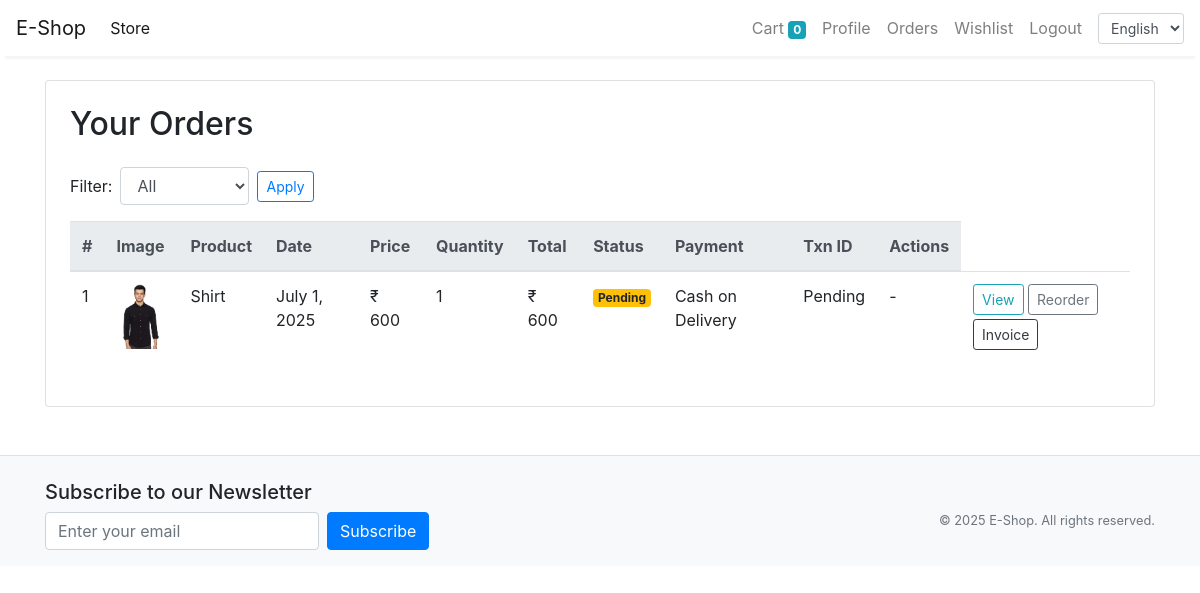
Page /orders (signed in) on the earlier database version.
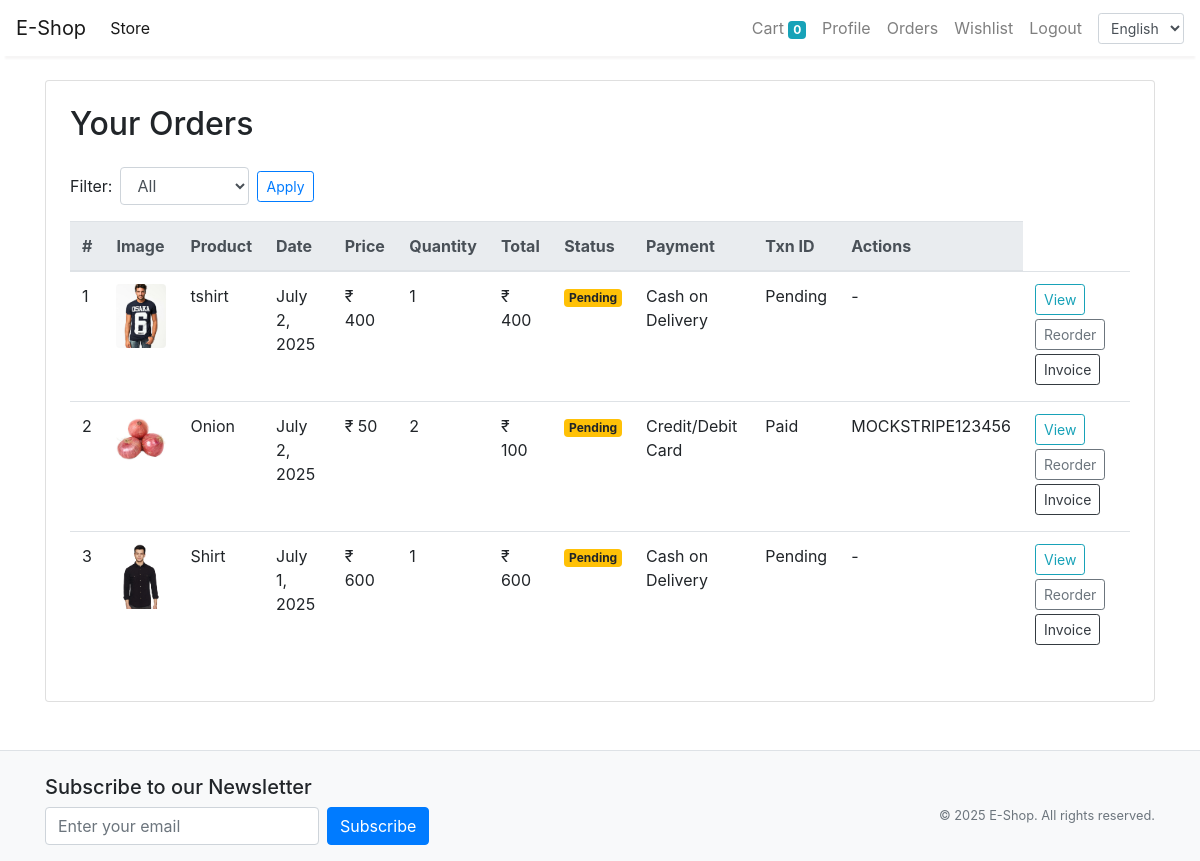
Same page on the later database version.
### store/models.py (models this page shows, shortened)
class Order(models.Model):
    PAYMENT_METHOD_CHOICES = [
        ('cod', 'Cash on Delivery'),
        ('card', 'Credit/Debit Card'),
        ('upi', 'UPI'),
        ('netbanking', 'Net Banking'),
    ]
    product = models.ForeignKey(Product,on_delete=models.CASCADE)
    customer = models.ForeignKey(Customer, on_delete=models.CASCADE)
    quantity = models.IntegerField(default=1)
    price = models.IntegerField()
    address = models.CharField(max_length=50, default='', blank=True)
    phone = models.CharField(max_length=50, default='', blank=True)
    date = models.DateField(default=datetime.datetime.today)
    status = models.BooleanField(default=False)
    payment_method = models.CharField(max_length=20, choices=PAYMENT_METHOD_CHOICES, default='cod')
    payment_status = models.CharField(max_length=20, default='pending')
    transaction_id = models.CharField(max_length=100, blank=True, null=True)

class Product(models.Model):
    name = models.CharField(max_length=100)
    price = models.IntegerField(default=0)
    category = models.ForeignKey(Category,on_delete=models.CASCADE,default=1)
    brand = models.ForeignKey('Brand', on_delete=models.SET_NULL, null=True, blank=True)
    tags = models.ManyToManyField('Tag', blank=True)
    description = models.CharField(max_length=200, default=' ')
    image = models.ImageField(upload_to='Products/')
    stock = models.IntegerField(default=0)

### store/views.py (the view)
# urls.py: path('orders', session_auth_required(OrderView.as_view()), name='orders'),
class OrderView(View):
    def get(self , request ):
        customer = request.session.get('customer')
        orders = Order.objects.select_related('product').filter(customer=customer).order_by('-date')
        print(orders)
        return render(request , 'orders.html'  , {'orders' : orders})

### store/templatetags/custom_filter.py (called while the page is built)
@register.filter(name='currency')
def currency(number):
    return "₹ "+str(number)

@register.filter(name='multiply')
def multiply(number , number1):
    return number * number1

### store/templates/orders.html (shortened to what this page needs)
{% extends 'base.html' %}
{% load custom_filter %}
{% block content %}
<div class="container mt-4">
  <div class="card p-4 mb-4">
    <h2 class="mb-4">Your Orders</h2>
    <form method="get" class="form-inline mb-3">
      <label class="mr-2">Filter:</label>
      <select name="status" class="form-control mr-2">
        <option value="">All</option>
      </select>
      <button type="submit" class="btn btn-outline-primary btn-sm">Apply</button>
    </form>
    <table class="table table-hover">
      <thead class="thead-light">
        <tr>
          <th>#</th>
          <th>Image</th>
          <th>Product</th>
          <th>Date</th>
          <th>Price</th>
          <th>Quantity</th>
          <th>Total</th>
          <th>Status</th>
          <th>Payment</th>
          <th>Txn ID</th>
          <th>Actions</th>
        </tr>
      </thead>
      <tbody>
        {% for order in orders %}
        <tr data-toggle="collapse" data-target="#details-{{ order.id }}" class="clickable">
          <td>{{ forloop.counter }}</td>
          <td><img src="{{ order.product.image.url }}" alt="{{ order.product.name }} image" width="50" class="rounded"></td>
          <td>{{ order.product.name }}</td>
          <td>{{ order.date }}</td>
          <td>{{ order.price|currency }}</td>
          <td>{{ order.quantity }}</td>
          <td>{{ order.quantity|multiply:order.price|currency }}</td>
          <td>
            {% if order.status %}
              <span class="badge badge-success">Completed</span>
            {% else %}
              <span class="badge badge-warning">Pending</span>
            {% endif %}
          </td>
          <td>{{ order.get_payment_method_display }}</td>
          <td>{{ order.payment_status|title }}</td>
          <td>{% if order.transaction_id %}{{ order.transaction_id }}{% else %}-{% endif %}</td>
          <td>
            <a href="/product/{{ order.product.id }}/" class="btn btn-outline-info btn-sm mb-1">View</a>
            <a href="/cart?product={{ order.product.id }}" class="btn btn-outline-secondary btn-sm mb-1">Reorder</a>
            <a href="#" class="btn btn-outline-dark btn-sm mb-1" onclick="window.print()">Invoice</a>
          </td>
        </tr>
        {% endfor %}
      </tbody>
    </table>
  </div>
</div>
{% endblock %}

### store/templates/base.html (shortened to what this page needs)
{% load i18n %}
{% now 'Y' as now %}
<!doctype html>
<html lang="en">
<head>
  <link rel="stylesheet" href="https://maxcdn.bootstrapcdn.com/bootstrap/4.0.0/css/bootstrap.min.css"
>
</head>
<body>
  <nav class="one-edge-shadow
  sticky-top navbar
  navbar-expand-lg
   navbar-light bg-white" role="navigation" aria-label="Main navigation">
    <a class="navbar-brand" href="/">E-Shop</a>
    <div class="collapse navbar-collapse" id="navbarSupportedContent">
      <ul class="navbar-nav mr-auto">
        <li class="nav-item active">
          <a class="nav-link" href="/store">Store <span class="sr-only">(current)</span></a>
        </li>
      </ul>
      <ul class=" navbar-nav my-2 my-lg-0">
        <li class="nav-item ">
          <a class="nav-link" href="/cart">Cart
            <span class="badge badge-info">{{request.session.cart.keys|length}}</span>
            <span class="sr-only">(current)</span></a>
        </li>
        {% if request.session.customer %}
        <li class="nav-item ">
          <a class="nav-link" href="/profile">Profile<span class="sr-only">(current)</span></a>
        </li>
        <li class="nav-item ">
          <a class="nav-link" href="/orders">Orders<span class="sr-only">(current)</span></a>
        </li>
        <li class="nav-item ">
          <a class="nav-link" href="/wishlist">Wishlist<span class="sr-only">(current)</span></a>
        </li>
        <li class="nav-item ">
          <a class="nav-link" href="/logout">Logout<span class="sr-only">(current)</span></a>
        </li>
        {% endif %}
      </ul>
      <form action="/i18n/setlang/" method="post" class="form-inline my-2 my-lg-0 ml-2">
        <select name="language" class="form-control form-control-sm" onchange="this.form.submit()">
          {% get_current_language as LANGUAGE_CODE %}
          {% get_available_languages as LANGUAGES %}
          {% for lang in LANGUAGES %}
            <option value="{{ lang.0 }}" {% if lang.0 == LANGUAGE_CODE %}selected{% endif %}>{{ lang.1 }}</option>
          {% endfor %}
        </select>
      </form>
    </div>
  </nav>
    {% block content %}{% endblock %}
  <footer class="bg-light mt-5 pt-4 pb-2 border-top">
    <div class="container">
      <div class="row align-items-center">
        <div class="col-md-6 mb-2 mb-md-0">
          <h5 class="mb-2">Subscribe to our Newsletter</h5>
          <form action="/newsletter-signup/" method="post" class="form-inline">
            <input type="email" name="email" class="form-control mr-2 mb-2" placeholder="Enter your email" required>
            <button type="submit" class="btn btn-primary mb-2">Subscribe</button>
          </form>
        </div>
        <div class="col-md-6 text-md-right">
          <small class="text-muted">&copy; {{ now }} E-Shop. All rights reserved.</small>
        </div>
      </div>
    </div>
  </footer>
</body>
</html>

### store/templates/base.html (style rules this page uses)
nav { background-color: white; }
.one-edge-shadow { box-shadow: 0 8px 2px -5px rgb(246, 245, 245); }

Differences in the rows shown:
added Order: product.image (picture), product.name "tshirt", date "July 2, 2025", price "₹ 400", quantity "1", quantity|multiply "₹ 400", status "Pending", payment_method "Cash on Delivery", payment_status "Pending"
added Order: product.image (picture), product.name "Onion", date "July 2, 2025", price "₹ 50", quantity "2", quantity|multiply "₹ 100", status "Pending", payment_method "Credit/Debit Card", payment_status "Paid", transaction_id "MOCKSTRIPE123456"
